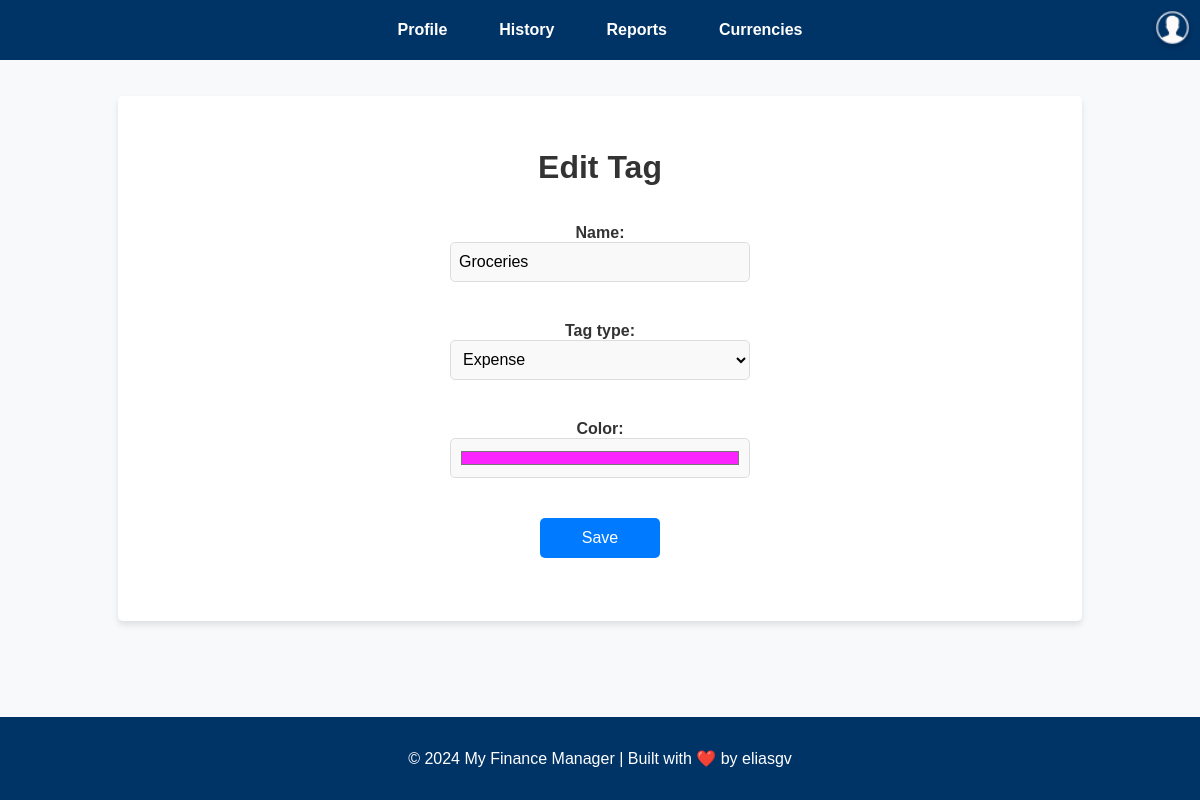
/tags/34/edit/ (signed in), run on the app's committed database.
### tags/models.py (models this page shows, shortened)
class Tag(models.Model):
    TAG_TYPES = [
        ('income', 'Income'),
        ('expense', 'Expense'),
    ]
    user = models.ForeignKey(settings.AUTH_USER_MODEL, on_delete=models.CASCADE, related_name='tags')
    name = models.CharField(max_length=50)
    tag_type = models.CharField(max_length=7, choices=TAG_TYPES)
    color = models.CharField(max_length=7, default="#FFFFFF")
    class Meta:
        unique_together = ('user', 'name')

### tags/views.py (the view)
# urls.py: path('<int:tag_id>/edit/', views.edit_tag, name='edit_tag'),
@login_required
def edit_tag(request, tag_id):
    tag = get_object_or_404(Tag, id=tag_id, user=request.user)
    if request.method == 'POST':
        form = TagForm(request.POST, instance=tag)
        if form.is_valid():
            form.save()
            return redirect('tags:list_tags')
    else:
        form = TagForm(instance=tag)
    return render(request, 'tags/form_tag.html', {'form': form})

### tags/forms.py
class TagForm(forms.ModelForm):
    class Meta:
        model = Tag
        fields = ['name', 'tag_type', 'color']
        widgets = {
            'name': forms.TextInput(attrs={'placeholder': 'Tag Name'}),
            'tag_type': forms.Select(attrs={'class': 'tag-type-select'}),
            'color': forms.TextInput(attrs={'type': 'color'}),
        }

### templates/tags/form_tag.html (shortened to what this page needs)
{% extends 'base.html' %}
{% block content %}
<div class="form-container">
    <h1 class="form-title">
        {{ form.instance.id|yesno:"Edit Tag,Create Tag" }}
    </h1>
    <form method="post" class="tag-form">
        <div class="form-fields">
            {{ form.as_p }}
        </div>
        <div class="form-actions">
            <button type="submit" class="btn btn-primary">Save</button>
        </div>
    </form>
</div>
{% endblock %}

### static/css/global.css (style rules this page uses)
body { font-family: 'Arial', sans-serif; background-color: #f4f7fa; margin: 0; padding: 0; color: #333; display: flex; flex-direction: column; min-height: 100vh; min-width: 100hv; overflow-y: scroll; scrollbar-width: none; align-items: center; justify-content: center; }

### static/css/profile.css (style rules this page uses)
body { font-family: 'Arial', sans-serif; background-color: #f8f9fa; margin: 0; padding: 0; display: flex; justify-content: center; align-items: center; min-height: 100vh; }
form { width: 100%; display: flex; flex-direction: column; gap: 1.5rem; }
label { font-weight: 600; margin-bottom: 0.5rem; font-size: 1rem; color: #003366; }
input, select { width: 100%; padding: 0.8rem; border: 1px solid #ddd; border-radius: 5px; font-size: 1rem; background-color: #f9f9f9; box-sizing: border-box; }
.btn { padding: 0.6rem 1.2rem; font-size: 1rem; border-radius: 5px; cursor: pointer; transition: background-color 0.3s ease; height: 40px; width: 120px; text-decoration: none; border: none; text-align: center; margin-bottom:1rem; }

### static/css/tags.css (style rules this page uses)
.btn { padding: 0.6rem 1.2rem; font-size: 1rem; border-radius: 5px; cursor: pointer; transition: background-color 0.3s ease; height: 40px; width: 120px; text-decoration: none; border: none; text-align: center; }
.btn-primary { background-color: #007bff; color: white; }
.tag-form { display: flex; flex-direction: column; align-items: center; justify-content: center; gap: 1.5rem; }
.form-fields { display: flex; flex-direction: column; gap: 0.5rem; width: 100%; max-width: 300px; }
.form-fields label { font-size: 1rem; font-weight: bold; color: #333; text-align: left; }
.form-fields input[type="text"], .form-fields select, .form-fields input[type="color"] { width: 100%; height: 40px; border: 1px solid #ddd; border-radius: 5px; padding: 0.5rem; font-size: 1rem; box-sizing: border-box; }

### static/css/transactions.css (style rules this page uses)
.btn { padding: 0.6rem 1.2rem; font-size: 1rem; border-radius: 5px; cursor: pointer; transition: background-color 0.3s ease; height: 40px; width: 120px; text-decoration: none; border: none; text-align: center; }

### data on the page
Tag: instance.id "Edit Tag", name "Groceries", tag_type "Expense", color "#fb24ff"
